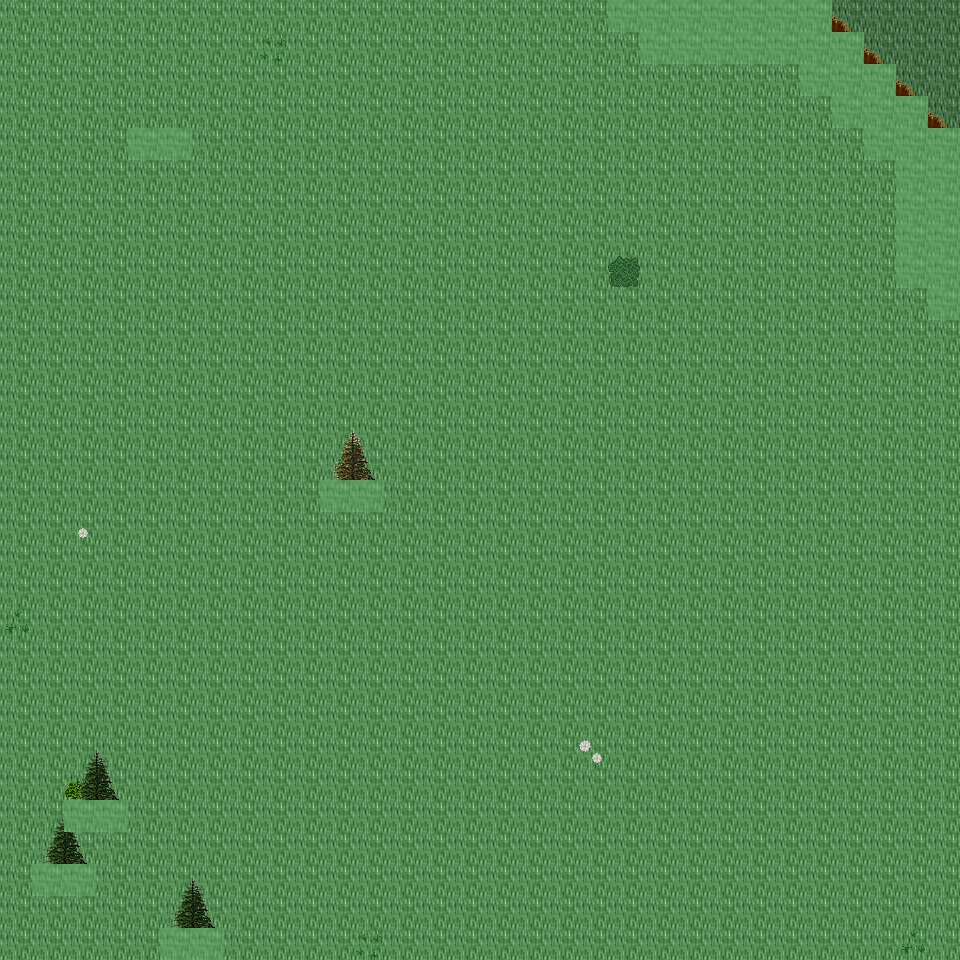

Below is a game level as drawn by its tile map, then a one-line description and the .tmx that defines it (tile-layer data replaced by summaries):
An orthogonal 30x30 tile map with 32x32 px tiles, 6 tile layers (Ground, Object, Object2, Above, ...), 23 tilesets and 7 objects (7x mapExit).

<map version="1.0" orientation="orthogonal" renderorder="right-down" width="30" height="30" tilewidth="32" tileheight="32" nextobjectid="8">
  <tileset firstgid="1" name="tileset_ground_ground" tilewidth="32" tileheight="32" tilecount="33" columns="3">
    <image source="../drawable/tileset_ground_ground.png" width="96" height="352" />
  </tileset>
  <tileset firstgid="34" name="tileset_ground_ridge_earth_dark" tilewidth="32" tileheight="32" tilecount="96" columns="12">
    <image source="../drawable/tileset_ground_ridge_earth_dark.png" width="384" height="256" />
  </tileset>
  <tileset firstgid="130" name="tileset_plant_flower_daisy_white" tilewidth="32" tileheight="32" tilecount="8" columns="2">
    <image source="../drawable/tileset_plant_flower_daisy_white.png" width="64" height="128" />
  </tileset>
  <tileset firstgid="138" name="tileset_plant_grasses" tilewidth="32" tileheight="32" tilecount="6" columns="3">
    <image source="../drawable/tileset_plant_grasses.png" width="96" height="64" />
  </tileset>
  <tileset firstgid="144" name="tileset_plant_tree_tree_fluffy" tilewidth="32" tileheight="32" tilecount="12" columns="4">
    <image source="../drawable/tileset_plant_tree_tree_fluffy.png" width="128" height="96" />
  </tileset>
  <tileset firstgid="156" name="tileset_plant_bush_bushes" tilewidth="32" tileheight="32" tilecount="10" columns="5">
    <image source="../drawable/tileset_plant_bush_bushes.png" width="160" height="64" />
  </tileset>
  <tileset firstgid="166" name="tileset_logic_portal" tilewidth="32" tileheight="32" tilecount="24" columns="8">
    <image source="../drawable/tileset_logic_portal.png" width="256" height="96" />
  </tileset>
  <tileset firstgid="190" name="tileset_logic_collision" tilewidth="32" tileheight="32" tilecount="1" columns="1">
    <image source="../drawable/tileset_logic_collision.png" width="32" height="32" />
  </tileset>
  <tileset firstgid="191" name="tileset_logic_creature_animal" tilewidth="32" tileheight="32" tilecount="32" columns="8">
    <image source="../drawable/tileset_logic_creature_animal.png" width="256" height="128" />
  </tileset>
  <tileset firstgid="223" name="tileset_ground_dry_grass" tilewidth="32" tileheight="32" tilecount="54" columns="9">
    <image source="../drawable/tileset_ground_dry_grass.png" width="288" height="192" />
  </tileset>
  <tileset firstgid="277" name="tileset_ground_earth_edges" tilewidth="32" tileheight="32" tilecount="18" columns="6">
    <image source="../drawable/tileset_ground_earth_edges.png" width="192" height="96" />
  </tileset>
  <tileset firstgid="295" name="tileset_ground_grass_corners" tilewidth="32" tileheight="32" tilecount="24" columns="6">
    <image source="../drawable/tileset_ground_grass_corners.png" width="192" height="128" />
  </tileset>
  <tileset firstgid="319" name="tileset_plant_tree_evergreen" tilewidth="32" tileheight="32" tilecount="36" columns="3">
    <image source="../drawable/tileset_plant_tree_evergreen.png" width="96" height="384" />
  </tileset>
  <tileset firstgid="355" name="tileset_plant_tree_tree_darkgreen" tilewidth="32" tileheight="32" tilecount="88" columns="8">
    <image source="../drawable/tileset_plant_tree_tree_darkgreen.png" width="256" height="352" />
  </tileset>
  <tileset firstgid="443" name="tileset_building_decoration_rocks" tilewidth="32" tileheight="32" tilecount="6" columns="3">
    <image source="../drawable/tileset_building_decoration_rocks.png" width="96" height="64" />
  </tileset>
  <tileset firstgid="449" name="tileset_plant_stump_stump_pale_brown" tilewidth="32" tileheight="32" tilecount="4" columns="2">
    <image source="../drawable/tileset_plant_stump_stump_pale_brown.png" width="64" height="64" />
  </tileset>
  <tileset firstgid="453" name="tileset_plant_stump_int_small_stump_2" tilewidth="32" tileheight="32" tilecount="1" columns="1">
    <image source="../drawable/tileset_plant_stump_int_small_stump_2.png" width="32" height="32" />
  </tileset>
  <tileset firstgid="454" name="tileset_ground_rock_pebbles" tilewidth="32" tileheight="32" tilecount="3" columns="1">
    <image source="../drawable/tileset_ground_rock_pebbles.png" width="32" height="96" />
  </tileset>
  <tileset firstgid="457" name="tileset_plant_bush_bush_mult_colored" tilewidth="32" tileheight="32" tilecount="6" columns="3">
    <image source="../drawable/tileset_plant_bush_bush_mult_colored.png" width="96" height="64" />
  </tileset>
  <tileset firstgid="463" name="tileset_plant_tree_umbrella_thorn" tilewidth="32" tileheight="32" tilecount="18" columns="6">
    <image source="../drawable/tileset_plant_tree_umbrella_thorn.png" width="192" height="96" />
  </tileset>
  <tileset firstgid="481" name="tileset_logic_item_fruits" tilewidth="32" tileheight="32" tilecount="16" columns="8">
    <image source="../drawable/tileset_logic_item_fruits.png" width="256" height="64" />
  </tileset>
  <tileset firstgid="497" name="tileset_building_house_3" tilewidth="32" tileheight="32" tilecount="48" columns="6">
    <image source="../drawable/tileset_building_house_3.png" width="192" height="256" />
  </tileset>
  <tileset firstgid="545" name="tileset_logic_creature_mutant" tilewidth="32" tileheight="32" tilecount="7" columns="7">
    <image source="../drawable/tileset_logic_creature_mutant.png" width="224" height="32" />
  </tileset>
  <layer name="Ground" width="30" height="30">
    <data>[900 cells, 900 non-empty, 2 distinct tile ids]</data>
  </layer>
  <layer name="Object" width="30" height="30">
    <data>[900 cells, 54 non-empty, 22 distinct tile ids]</data>
  </layer>
  <layer name="Object2" width="30" height="30">
    <data>[900 cells, 0 non-empty, 0 distinct tile ids]</data>
  </layer>
  <layer name="Above" width="30" height="30">
    <data>[900 cells, 16 non-empty, 8 distinct tile ids]</data>
  </layer>
  <layer name="Above2" width="30" height="30">
    <data>[900 cells, 0 non-empty, 0 distinct tile ids]</data>
  </layer>
  <layer name="Walkable" width="30" height="30">
    <data>[900 cells, 42 non-empty, 1 distinct tile ids]</data>
  </layer>
  <objectgroup name="MapEvents">
    <object id="1" name="north" type="mapExit" x="0" y="0" width="608" height="32">
      <properties>
        <property name="map" value="level_0_x154_y27" />
        <property name="x" value="0" />
        <property name="y" value="28" />
      </properties>
    </object>
    <object id="2" name="north2" type="mapExit" x="832" y="0" width="128" height="32">
      <properties>
        <property name="map" value="level_0_x154_y27" />
        <property name="x" value="26" />
        <property name="y" value="28" />
      </properties>
    </object>
    <object id="3" name="south" type="mapExit" x="0" y="928" width="160" height="32">
      <properties>
        <property name="map" value="level_0_x154_y29" />
        <property name="x" value="0" />
        <property name="y" value="1" />
      </properties>
    </object>
    <object id="4" name="south2" type="mapExit" x="224" y="928" width="736" height="32">
      <properties>
        <property name="map" value="level_0_x154_y29" />
        <property name="x" value="7" />
        <property name="y" value="1" />
      </properties>
    </object>
    <object id="5" name="west" type="mapExit" x="0" y="0" width="32" height="960">
      <properties>
        <property name="map" value="level_0_x153_y28" />
        <property name="x" value="28" />
        <property name="y" value="0" />
      </properties>
    </object>
    <object id="6" name="east" type="mapExit" x="928" y="0" width="32" height="128">
      <properties>
        <property name="map" value="level_0_x155_y28" />
        <property name="x" value="1" />
        <property name="y" value="0" />
      </properties>
    </object>
    </objectgroup>
</map>
<!-- 1 of 7 objects omitted -->
